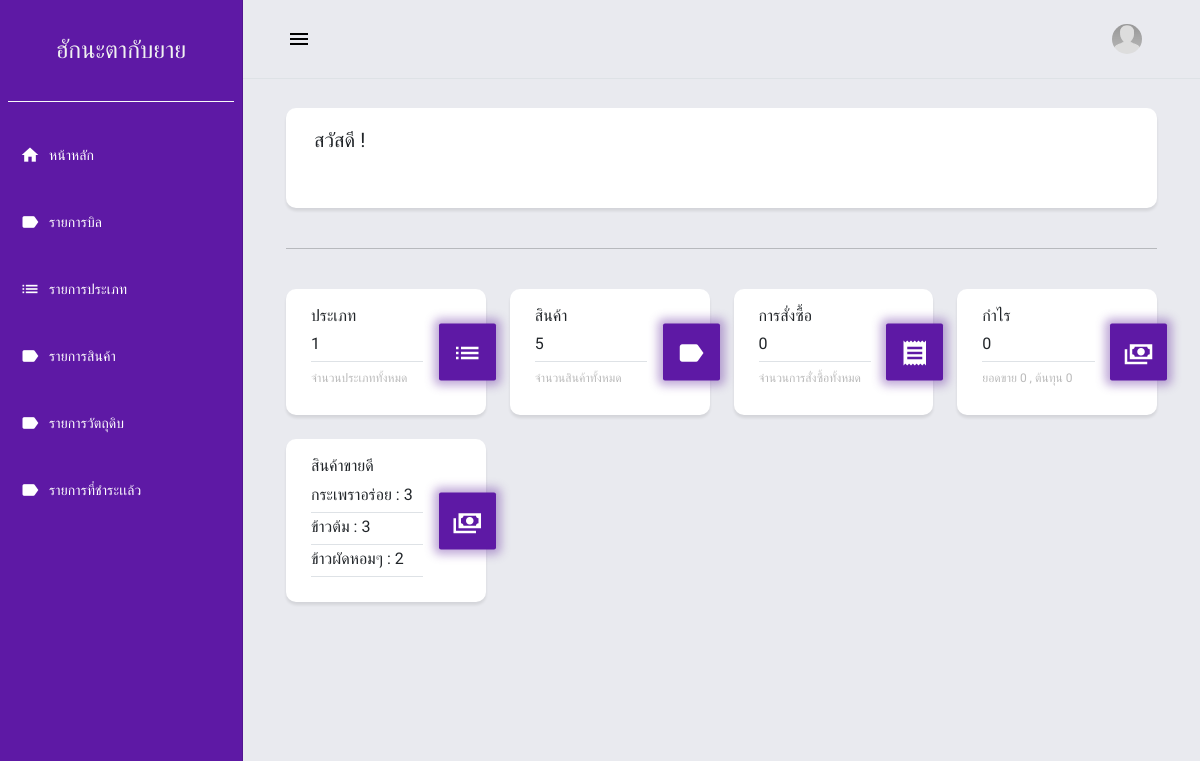
The app's page / (signed in) with its own data.
### posApp/models.py (models this page shows, shortened)
class Products(models.Model):
    code = models.CharField(max_length=100)
    category_id = models.ForeignKey(Category, on_delete=models.CASCADE)
    name = models.TextField()
    description = models.TextField()
    price = models.FloatField(default=0)
    date_added = models.DateTimeField(default=timezone.now)
    date_updated = models.DateTimeField(auto_now=True)
    materials = models.ManyToManyField("Material", through='ProductMaterial', related_name='products')
    status = models.BooleanField(default=True)

### posApp/views.py (the view)
# urls.py: 2. Add a URL to urlpatterns:  path('', views.home, name='home')
@login_required
def home(request):
    now = datetime.now()
    current_year = now.strftime("%Y")
    current_month = now.strftime("%m")
    current_day = now.strftime("%d")
    categories = len(Category.objects.all())
    products = len(Products.objects.all())
    saled = Sales.objects.filter(
        date_added__year=current_year,
        date_added__month = current_month,
        date_added__day = current_day
    )
    material =  Material.objects.filter(
        date_added__year=current_year,
        date_added__month = current_month,
        date_added__day = current_day
    )
    total_cost = sum([x.cost*x.added_stock for x in material])
    from django.db.models import Count
    sales_items_count = salesItems.objects.values('product_id').annotate(total_sales=Count('product_id')).order_by('-total_sales')
    sales_items_count = [(Products.objects.get(id = x['product_id']),x['total_sales']) for x in sales_items_count[0:3]]
    try :
        transaction = len([x for x in saled if Bills.objects.get(sale_id = x.id).checkout])
        today_sales = [x.grand_total for x in Sales.objects.filter(
            date_added__year=current_year,
            date_added__month = current_month,
            date_added__day = current_day
        ) if Bills.objects.get(sale_id = x.id).checkout ]
        total_sales = sum(today_sales)
    except :
        print("none")
        transaction = 0
        today_sales = 0
        total_sales = 0
    context = {
        'page_title':'Home',
        'categories' : categories,
        'products' : products,
        'transaction' : transaction,
        'total_sales' : total_sales,
        'total_cost' : total_cost ,
        'benefit' : total_sales - total_cost,
        'hots' : sales_items_count
    }
    return render(request, 'posApp/home.html',context)

### posApp/templates/posApp/home.html (shortened to what this page needs)
{% extends "posApp/base.html" %} {% load humanize %} {% block pageContent %}
<div class="mdc-layout-grid__cell stretch-card mdc-layout-grid__cell--span-12">
    <div class="mdc-card">
        <div class="d-flex justify-content-between">
            <h4 class="card-title mb-0">สวัสดี !</h4>
        </div>
    </div>
</div>
<div class="mdc-layout-grid__cell stretch-card mdc-layout-grid__cell--span-12">
    <hr class="w-100">
</div>
<div class="mdc-layout-grid__cell stretch-card mdc-layout-grid__cell--span-3-desktop mdc-layout-grid__cell--span-3-tablet">
    <div class="mdc-card info-card info-card--success">
        <div class="card-inner">
            <h5 class="card-title">ประเภท</h5>
            <h5 class="font-weight-light pb-2 mb-1 border-bottom">{{ categories|intcomma }}</h5>
            <p class="tx-12 text-muted">จำนวนประเภททั้งหมด</p>
            <div class="card-icon-wrapper">
                <i class="material-icons">list</i>
            </div>
        </div>
    </div>
</div>
<div class="mdc-layout-grid__cell stretch-card mdc-layout-grid__cell--span-3-desktop mdc-layout-grid__cell--span-3-tablet">
    <div class="mdc-card info-card info-card--primary">
        <div class="card-inner">
            <h5 class="card-title">สินค้า</h5>
            <h5 class="font-weight-light pb-2 mb-1 border-bottom">{{ products|intcomma }}</h5>
            <p class="tx-12 text-muted">จำนวนสินค้าทั้งหมด</p>
            <div class="card-icon-wrapper">
                <i class="material-icons">label</i>
            </div>
        </div>
    </div>
</div>
<div class="mdc-layout-grid__cell stretch-card mdc-layout-grid__cell--span-3-desktop mdc-layout-grid__cell--span-3-tablet">
    <div class="mdc-card info-card info-card--info">
        <div class="card-inner">
            <h5 class="card-title">การสั่งซื้อ</h5>
            <h5 class="font-weight-light pb-2 mb-1 border-bottom">{{ transaction|intcomma }}</h5>
            <p class="tx-12 text-muted">จำนวนการสั่งซื้อทั้งหมด</p>
            <div class="card-icon-wrapper">
                <i class="material-icons">receipt</i>
            </div>
        </div>
    </div>
</div>
<div class="mdc-layout-grid__cell stretch-card mdc-layout-grid__cell--span-3-desktop mdc-layout-grid__cell--span-3-tablet">
    <div class="mdc-card info-card info-card--warning">
        <div class="card-inner">
            <h5 class="card-title">กำไร</h5>
            <h5 class="font-weight-light pb-2 mb-1 border-bottom">{{ benefit|intcomma }}</h5>
            <p class="tx-12 text-muted">ยอดขาย {{total_sales|intcomma}} , ต้นทุน {{total_cost|intcomma}}</p>
            <div class="card-icon-wrapper">
                <i class="mdi mdi-cash-multiple"></i>
            </div>
        </div>
    </div>
</div>
<div class="mdc-layout-grid__cell stretch-card mdc-layout-grid__cell--span-3-desktop mdc-layout-grid__cell--span-3-tablet">
    <div class="mdc-card info-card info-card--warning">
        <div class="card-inner">
            <h5 class="card-title">สินค้าขายดี</h5>
            {%for hot,c in hots%}
            <h5 class="font-weight-light pb-2 mb-1 border-bottom">{{hot.name}} : {{c}}</h5>
            {%endfor%}
            <div class="card-icon-wrapper">
                <i class="mdi mdi-cash-multiple"></i>
            </div>
        </div>
    </div>
</div>
{% endblock pageContent %}

### posApp/templates/posApp/base.html (shortened to what this page needs)
{% load static %}
{% load custom_filters %}
<!DOCTYPE html>
<html lang="en">
<head>
    <link rel="stylesheet" href="{% static 'posApp/assets/bootstrap/css/bootstrap.min.css' %}">
    <link rel="stylesheet" href="{% static 'posApp/assets/material-admin/vendors/mdi/css/materialdesignicons.min.css' %}">
    <link rel="stylesheet" href="{% static 'posApp/assets/material-admin/vendors/css/vendor.bundle.base.css' %}">
    <link rel="stylesheet" href="{% static 'posApp/assets/material-admin/vendors/flag-icon-css/css/flag-icon.min.css' %}">
    <link rel="stylesheet" href="{% static 'posApp/assets/material-admin/vendors/jvectormap/jquery-jvectormap.css' %}">
    <link rel="stylesheet" href="{% static 'posApp/assets/material-admin/css/demo/style.css' %}">
    <link rel="stylesheet" href="{% static 'posApp/assets/select2/dist/css/select2.min.css' %}">
    <link rel="stylesheet" href="{% static 'posApp/assets/default/css/style.css' %}">
</head>
<body>
    <div class="body-wrapper">
        {% block navigation %} {% include "posApp/navigation.html" %} {% endblock navigation %}
        <div class="main-wrapper mdc-drawer-app-content">
            {% block TopNavigation %} {% include "posApp/TopNavigation.html" %} {% endblock TopNavigation %}
            <div class="page-wrapper mdc-toolbar-fixed-adjust">
                <main class="content-wrapper">
                    <div class="mdc-layout-grid">
                        <div class="mdc-layout-grid__inner">
                            {% block pageContent %} {% endblock pageContent %}
                        </div>
                    </div>
                </main>
            </div>
        </div>
    </div>
</body>
</html>

### posApp/templates/posApp/navigation.html
{% load static %}
<aside class="mdc-drawer mdc-drawer--dismissible mdc-drawer--open bg-dark bg-gradient">
    <div class="mdc-drawer__header border-bottom border-light">
        <a href="{% url 'home-page' %}" class="brand-logo">
            <h3 class="text-center text-light">ฮักนะตากับยาย</h3>
        </a>
    </div>
    <div class="mdc-drawer__content">
        <div class="mdc-list-group">
            <nav class="mdc-list mdc-drawer-menu">
                <div class="mdc-list-item mdc-drawer-item">
                    <a class="mdc-drawer-link" href="{% url 'home-page' %}">
                        <i class="material-icons mdc-list-item__start-detail mdc-drawer-item-icon" aria-hidden="true">home</i> หน้าหลัก
                    </a>
                </div>
                <div class="mdc-list-item mdc-drawer-item">
                    <a class="mdc-drawer-link" href="{% url 'bill' %}">
                        <i class="material-icons mdc-list-item__start-detail mdc-drawer-item-icon" aria-hidden="true">label</i> รายการบิล
                    </a>
                </div>
                <div class="mdc-list-item mdc-drawer-item">
                    <a class="mdc-drawer-link" href="{% url 'category-page' %}">
                        <i class="material-icons mdc-list-item__start-detail mdc-drawer-item-icon" aria-hidden="true">list</i> รายการประเภท
                    </a>
                </div>
                <div class="mdc-list-item mdc-drawer-item">
                    <a class="mdc-drawer-link" href="{% url 'product-page' %}">
                        <i class="material-icons mdc-list-item__start-detail mdc-drawer-item-icon" aria-hidden="true">label</i> รายการสินค้า
                    </a>
                </div>
                <div class="mdc-list-item mdc-drawer-item">
                    <a class="mdc-drawer-link" href="{% url 'material' %}">
                        <i class="material-icons mdc-list-item__start-detail mdc-drawer-item-icon" aria-hidden="true">label</i> รายการวัตถุดิบ
                    </a>
                </div>
                <div class="mdc-list-item mdc-drawer-item">
                    <a class="mdc-drawer-link" href="{% url 'paidList' %}">
                        <i class="material-icons mdc-list-item__start-detail mdc-drawer-item-icon" aria-hidden="true">label</i> รายการที่ชำระเเล้ว
                    </a>
                </div>
            </nav>
        </div>
    </div>
</aside>

### posApp/templates/posApp/topNavigation.html (shortened to what this page needs)
{% load static %}
<header class="mdc-top-app-bar border-bottom shadow">
    <div class="mdc-top-app-bar__row">
        <div class="mdc-top-app-bar__section mdc-top-app-bar__section--align-start">
            <button class="material-icons mdc-top-app-bar__navigation-icon mdc-icon-button sidebar-toggler">menu</button>
        </div>
        <div class="mdc-top-app-bar__section mdc-top-app-bar__section--align-end mdc-top-app-bar__section-right">
            <div class="menu-button-container menu-profile d-none d-md-block">
                <button class="mdc-button mdc-menu-button">
                    <span class="d-flex align-items-center">
                    <span class="figure">
                        <img src="{% static 'posApp/assets/material-admin/images/faces/ava.jpg' %}" alt="user" class="user">
                    </span>
                    </span>
                </button>
            </div>
        </div>
    </div>
</header>

### static/posAPP/assets/default/css/style.css (style rules this page uses)
html, body { height: 100%; width: 100%; }
.body-wrapper .main-wrapper .page-wrapper .content-wrapper { min-height: calc(100vh - 84px - 62px) !important; }
.mdc-drawer { background: unset; }
.mdc-drawer__header, .mdc-drawer__content { margin: .5em !important; }
.mdc-list-item.mdc-drawer-item { margin-left: 0 !important; margin-right: 0 !important; }

### records on screen
Products: name "กระเพราอร่อย", c "3"
Products: name "ข้าวต้ม", c "3"
Products: name "ข้าวผัดหอมๆ", id "2"

### other values on screen
{{ categories|intcomma }} "1"
{{ products|intcomma }} "5"
{{ transaction|intcomma }} "0"
{{ benefit|intcomma }} "0"
{{ total_sales|intcomma }} "0"
{{ total_cost|intcomma }} "0"
